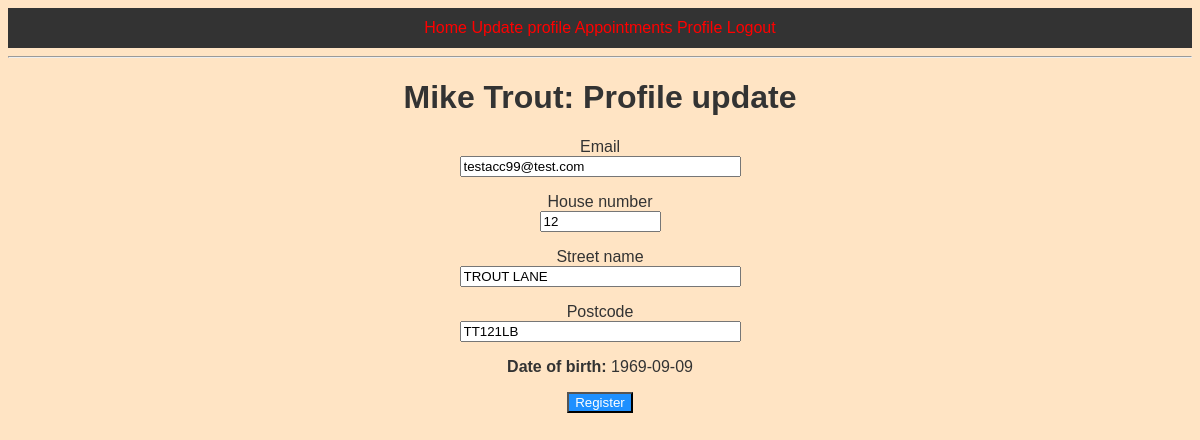
/update (signed in), run on the app's committed database.
### app/models.py (models this page shows, shortened)
class Doctor(UserMixin,db.Model):
    doctor_id = db.Column(db.Integer, primary_key=True)
    email = db.Column(db.String(50), index=True, unique=True)
    accessLev = db.Column(db.Integer, index=True)
    NINumber = db.Column(db.String(9), index=True, unique=True)
    forename = db.Column(db.String(30), index=True)
    surname = db.Column(db.String(50), index=True)
    gender = db.Column(db.String, index=True)
    dob = db.Column(db.Date)
    passwordHash = db.Column(db.String(128), index=True)
    address_id = db.Column(db.Integer, db.ForeignKey('address.address_id'))

class Address(db.Model):
    address_id = db.Column(db.Integer, primary_key=True)
    houseNo = db.Column(db.String(5))
    streetName = db.Column(db.String(36), index=True)
    postcode = db.Column(db.String(7), index=True)

### app/routes.py (the view, shortened to what this page needs)
@app.route('/update',methods=['GET','POST'])
def updateProfile():
    address = Address.query.filter_by(address_id=(current_user.address_id)).first()
    form=updateForm()
    if checkPatient(current_user)==False:
        updatedUser = Doctor.query.filter_by(doctor_id=current_user.doctor_id).first()
    elif checkPatient(current_user)==True:
        updatedUser = Patient.query.filter_by(NHSNumber=current_user.NHSNumber).first()
    return render_template('update.html',form=form,updatedUser=updatedUser,address=address)

### app/forms.py
class updateForm(FlaskForm):
    email = StringField('Email', validators=[InputRequired(),Length(min=3,max=32),Email()])
    houseNo = StringField('House number',validators=[InputRequired(),Length(max=5)])
    streetName = StringField('Street name',validators=[InputRequired(),Length(min=3,max=32)])
    postcode = StringField('Postcode',validators=[InputRequired(),Length(min=5,max=7)])
    submit = SubmitField("Register")

### app/models.py (called while the page is built)
@login.user_loader
def load_user(id):
    if Patient.query.get(int(id)) != None:
        return Patient.query.get(int(id))
    else:
        return Doctor.query.get(int(id))

### app/numberGen.py (called while the page is built)
def checkPatient(user):
    try:
        if user.NHSNumber is not None:
            return True
    except:
        return False

### app/templates/update.html (shortened to what this page needs)
{% extends "base.html" %}
{% block content %}
{% if current_user.is_authenticated %}
    <h1>{{ current_user.forename }} {{ current_user.surname }}: Profile update</h1>
    <form action="" method="post">
        {{ form.email.label }}<br>
        {{ form.email(size=32, class='form-control', value=current_user.email) }}<br>
        <p>
            {{ form.houseNo.label }}<br>
            {{ form.houseNo(size=12,class='form-control', value=address.houseNo) }}<br>
        </p>
        <p>
            {{ form.streetName.label }}<br>
            {{ form.streetName(size=32,class='form-control', value=address.streetName) }}<br>
        </p>
        <p>
            {{ form.postcode.label }}<br>
            {{ form.postcode(size=32,class='form-control', value=address.postcode) }}<br>
        </p>
        <p><b>Date of birth: </b>{{current_user.dob}}</p>
        <p>{{ form.submit() }}</p>
    </form>
{% else %}
    <h1 style="font-family:'Times New Roman', Times, serif">You must be logged in to view this page!</h1>
{% endif %}
{% endblock %}

### app/static/style.css (style rules this page uses)
body { background-color: bisque; color: #333; font: 16px Arial; text-align: center; }
* { box-sizing: border-box; }
input[type=submit] { background-color: DodgerBlue; color: #fff; cursor: pointer; }

### data on the page
Doctor: forename "Mike", surname "Trout", email "testacc99@test.com", dob "1969-09-09"
Address: houseNo "12", streetName "TROUT LANE", postcode "TT121LB"
